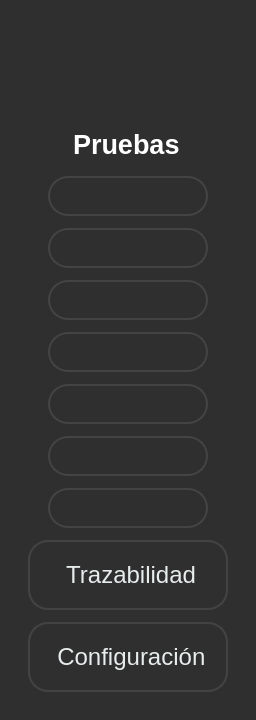
     <widget class="QWidget" name="sidebar" native="true">
      <property name="minimumSize">
       <size>
        <width>256</width>
        <height>720</height>
       </size>
      </property>
      <property name="maximumSize">
       <size>
        <width>256</width>
        <height>768</height>
       </size>
      </property>
      <property name="styleSheet">
       <string notr="true">QWidget{
background-color: rgb(47, 47, 47);

}



QPushButton {
	color: rgb(231, 236, 237);
	background-color: rgb(47, 47, 47);

     border: 2px solid rgb(67, 67, 67); /* Borde para el QStackedWidget */
    border-radius: 20px; /* Bordes redondeados solo para el QStackedWidget */
    padding: 5px; /* Opcional: agrega espacio interno */
}</string>
      </property>
      <layout class="QVBoxLayout" name="verticalLayout">
       <item>
        <layout class="QHBoxLayout" name="horizontalLayout_9">
         <item>
          <spacer name="horizontalSpacer">
           <property name="orientation">
            <enum>Qt::Horizontal</enum>
           </property>
           <property name="sizeType">
            <enum>QSizePolicy::Fixed</enum>
           </property>
           <property name="sizeHint" stdset="0">
            <size>
             <width>20</width>
             <height>17</height>
            </size>
           </property>
          </spacer>
         </item>
         <item>
          <widget class="QLabel" name="lblLogo">
           <property name="minimumSize">
            <size>
             <width>190</width>
             <height>70</height>
            </size>
           </property>
           <property name="maximumSize">
            <size>
             <width>190</width>
             <height>80</height>
            </size>
           </property>
           <property name="text">
            <string/>
           </property>
           <property name="pixmap">
            <pixmap resource="../resources/resources.qrc">:/resources/vectorseek.com-Nidec Logo Vector.png</pixmap>
           </property>
           <property name="scaledContents">
            <bool>true</bool>
           </property>
          </widget>
         </item>
         <item>
          <spacer name="horizontalSpacer_2">
           <property name="orientation">
            <enum>Qt::Horizontal</enum>
           </property>
           <property name="sizeType">
            <enum>QSizePolicy::Fixed</enum>
           </property>
           <property name="sizeHint" stdset="0">
            <size>
             <width>21</width>
             <height>17</height>
            </size>
           </property>
          </spacer>
         </item>
        </layout>
       </item>
       <item>
        <spacer name="verticalSpacer">
         <property name="orientation">
          <enum>Qt::Vertical</enum>
         </property>
         <property name="sizeType">
          <enum>QSizePolicy::Fixed</enum>
         </property>
         <property name="sizeHint" stdset="0">
          <size>
           <width>20</width>
           <height>15</height>
          </size>
         </property>
        </spacer>
       </item>
       <item>
        <layout class="QHBoxLayout" name="horizontalLayout">
         <item>
          <spacer name="horizontalSpacer_12">
           <property name="orientation">
            <enum>Qt::Horizontal</enum>
           </property>
           <property name="sizeHint" stdset="0">
            <size>
             <width>40</width>
             <height>20</height>
            </size>
           </property>
          </spacer>
         </item>
         <item>
          <widget class="QLabel" name="label">
           <property name="minimumSize">
            <size>
             <width>110</width>
             <height>30</height>
            </size>
           </property>
           <property name="maximumSize">
            <size>
             <width>120</width>
             <height>40</height>
            </size>
           </property>
           <property name="font">
            <font>
             <pointsize>20</pointsize>
             <weight>75</weight>
             <bold>true</bold>
            </font>
           </property>
           <property name="styleSheet">
            <string notr="true">color: rgb(255, 255, 255);</string>
           </property>
           <property name="text">
            <string>Pruebas</string>
           </property>
          </widget>
         </item>
         <item>
          <spacer name="horizontalSpacer_11">
           <property name="orientation">
            <enum>Qt::Horizontal</enum>
           </property>
           <property name="sizeHint" stdset="0">
            <size>
             <width>40</width>
             <height>20</height>
            </size>
           </property>
          </spacer>
         </item>
        </layout>
       </item>
       <item>
        <layout class="QHBoxLayout" name="horizontalLayout_2">
         <property name="spacing">
          <number>0</number>
         </property>
         <item>
          <spacer name="horizontalSpacer_14">
           <property name="orientation">
            <enum>Qt::Horizontal</enum>
           </property>
           <property name="sizeHint" stdset="0">
            <size>
             <width>40</width>
             <height>20</height>
            </size>
           </property>
          </spacer>
         </item>
         <item>
          <widget class="QPushButton" name="btnPrueba1">
           <property name="minimumSize">
            <size>
             <width>160</width>
             <height>30</height>
            </size>
           </property>
           <property name="maximumSize">
            <size>
             <width>120</width>
             <height>40</height>
            </size>
           </property>
           <property name="font">
            <font>
             <pointsize>20</pointsize>
            </font>
           </property>
           <property name="styleSheet">
            <string notr="true">color: rgb(231, 236, 237);</string>
           </property>
           <property name="text">
            <string/>
           </property>
           <property name="icon">
            <iconset resource="../resources/resources.qrc">
             <normaloff>:/resources/number-1 (1).png</normaloff>:/resources/number-1 (1).png</iconset>
           </property>
           <property name="iconSize">
            <size>
             <width>35</width>
             <height>35</height>
            </size>
           </property>
           <property name="checkable">
            <bool>true</bool>
           </property>
          </widget>
         </item>
         <item>
          <spacer name="horizontalSpacer_13">
           <property name="orientation">
            <enum>Qt::Horizontal</enum>
           </property>
           <property name="sizeHint" stdset="0">
            <size>
             <width>40</width>
             <height>20</height>
            </size>
           </property>
          </spacer>
         </item>
        </layout>
       </item>
       <item>
        <layout class="QHBoxLayout" name="horizontalLayout_3">
         <property name="spacing">
          <number>0</number>
         </property>
         <item>
          <spacer name="horizontalSpacer_15">
           <property name="orientation">
            <enum>Qt::Horizontal</enum>
           </property>
           <property name="sizeHint" stdset="0">
            <size>
             <width>40</width>
             <height>20</height>
            </size>
           </property>
          </spacer>
         </item>
         <item>
          <widget class="QPushButton" name="btnPrueba2">
           <property name="minimumSize">
            <size>
             <width>160</width>
             <height>30</height>
            </size>
           </property>
           <property name="maximumSize">
            <size>
             <width>120</width>
             <height>40</height>
            </size>
           </property>
           <property name="font">
            <font>
             <pointsize>20</pointsize>
            </font>
           </property>
           <property name="styleSheet">
            <string notr="true">color: rgb(231, 236, 237);</string>
           </property>
           <property name="text">
            <string/>
           </property>
           <property name="icon">
            <iconset resource="../resources/resources.qrc">
             <normaloff>:/resources/number-2.png</normaloff>:/resources/number-2.png</iconset>
           </property>
           <property name="iconSize">
            <size>
             <width>35</width>
             <height>35</height>
            </size>
           </property>
           <property name="checkable">
            <bool>true</bool>
           </property>
          </widget>
         </item>
         <item>
          <spacer name="horizontalSpacer_16">
           <property name="orientation">
            <enum>Qt::Horizontal</enum>
           </property>
           <property name="sizeHint" stdset="0">
            <size>
             <width>40</width>
             <height>20</height>
            </size>
           </property>
          </spacer>
         </item>
        </layout>
       </item>
       <item>
        <layout class="QHBoxLayout" name="horizontalLayout_4">
         <property name="spacing">
          <number>0</number>
         </property>
         <item>
          <spacer name="horizontalSpacer_18">
           <property name="orientation">
            <enum>Qt::Horizontal</enum>
           </property>
           <property name="sizeHint" stdset="0">
            <size>
             <width>40</width>
             <height>20</height>
            </size>
           </property>
          </spacer>
         </item>
         <item>
          <widget class="QPushButton" name="btnPrueba3">
           <property name="minimumSize">
            <size>
             <width>160</width>
             <height>30</height>
            </size>
           </property>
           <property name="maximumSize">
            <size>
             <width>120</width>
             <height>40</height>
            </size>
           </property>
           <property name="font">
            <font>
             <pointsize>20</pointsize>
            </font>
           </property>
           <property name="styleSheet">
            <string notr="true">color: rgb(231, 236, 237);</string>
           </property>
           <property name="text">
            <string/>
           </property>
           <property name="icon">
            <iconset resource="../resources/resources.qrc">
             <normaloff>:/resources/number-3.png</normaloff>:/resources/number-3.png</iconset>
           </property>
           <property name="iconSize">
            <size>
             <width>35</width>
             <height>35</height>
            </size>
           </property>
           <property name="checkable">
            <bool>true</bool>
           </property>
          </widget>
         </item>
         <item>
          <spacer name="horizontalSpacer_17">
           <property name="orientation">
            <enum>Qt::Horizontal</enum>
           </property>
           <property name="sizeHint" stdset="0">
            <size>
             <width>40</width>
             <height>20</height>
            </size>
           </property>
          </spacer>
         </item>
        </layout>
       </item>
       <item>
        <layout class="QHBoxLayout" name="horizontalLayout_5">
         <property name="spacing">
          <number>0</number>
         </property>
         <item>
          <spacer name="horizontalSpacer_19">
           <property name="orientation">
            <enum>Qt::Horizontal</enum>
           </property>
           <property name="sizeHint" stdset="0">
            <size>
             <width>40</width>
             <height>20</height>
            </size>
           </property>
          </spacer>
         </item>
         <item>
          <widget class="QPushButton" name="btnPrueba4">
           <property name="minimumSize">
            <size>
             <width>160</width>
             <height>30</height>
            </size>
           </property>
           <property name="maximumSize">
            <size>
             <width>120</width>
             <height>40</height>
            </size>
           </property>
           <property name="font">
            <font>
             <pointsize>20</pointsize>
            </font>
           </property>
           <property name="styleSheet">
            <string notr="true">color: rgb(231, 236, 237);</string>
           </property>
           <property name="text">
            <string/>
           </property>
           <property name="icon">
            <iconset resource="../resources/resources.qrc">
             <normaloff>:/resources/number-4.png</normaloff>:/resources/number-4.png</iconset>
           </property>
           <property name="iconSize">
            <size>
             <width>35</width>
             <height>35</height>
            </size>
           </property>
           <property name="checkable">
            <bool>true</bool>
           </property>
          </widget>
         </item>
         <item>
          <spacer name="horizontalSpacer_20">
           <property name="orientation">
            <enum>Qt::Horizontal</enum>
           </property>
           <property name="sizeHint" stdset="0">
            <size>
             <width>40</width>
             <height>20</height>
            </size>
           </property>
          </spacer>
         </item>
        </layout>
       </item>
       <item>
        <layout class="QHBoxLayout" name="horizontalLayout_6">
         <property name="spacing">
          <number>0</number>
         </property>
         <item>
          <spacer name="horizontalSpacer_22">
           <property name="orientation">
            <enum>Qt::Horizontal</enum>
           </property>
           <property name="sizeHint" stdset="0">
            <size>
             <width>40</width>
             <height>20</height>
            </size>
           </property>
          </spacer>
         </item>
         <item>
          <widget class="QPushButton" name="btnPrueba5">
           <property name="minimumSize">
            <size>
             <width>160</width>
             <height>30</height>
            </size>
           </property>
           <property name="maximumSize">
            <size>
             <width>120</width>
             <height>40</height>
            </size>
           </property>
           <property name="font">
            <font>
             <pointsize>20</pointsize>
            </font>
           </property>
           <property name="styleSheet">
            <string notr="true">color: rgb(231, 236, 237);</string>
           </property>
           <property name="text">
            <string/>
           </property>
           <property name="icon">
            <iconset resource="../resources/resources.qrc">
             <normaloff>:/resources/number-5.png</normaloff>:/resources/number-5.png</iconset>
           </property>
           <property name="iconSize">
            <size>
             <width>35</width>
             <height>35</height>
            </size>
           </property>
           <property name="checkable">
            <bool>true</bool>
           </property>
          </widget>
         </item>
         <item>
          <spacer name="horizontalSpacer_21">
           <property name="orientation">
            <enum>Qt::Horizontal</enum>
           </property>
           <property name="sizeHint" stdset="0">
            <size>
             <width>40</width>
             <height>20</height>
            </size>
           </property>
          </spacer>
         </item>
        </layout>
       </item>
       <item>
        <layout class="QHBoxLayout" name="horizontalLayout_7">
         <property name="spacing">
          <number>0</number>
         </property>
         <item>
          <spacer name="horizontalSpacer_23">
           <property name="orientation">
            <enum>Qt::Horizontal</enum>
           </property>
           <property name="sizeHint" stdset="0">
            <size>
             <width>40</width>
             <height>20</height>
            </size>
           </property>
          </spacer>
         </item>
         <item>
          <widget class="QPushButton" name="btnPrueba6">
           <property name="minimumSize">
            <size>
             <width>160</width>
             <height>30</height>
            </size>
           </property>
           <property name="maximumSize">
            <size>
             <width>120</width>
             <height>40</height>
            </size>
           </property>
           <property name="font">
            <font>
             <pointsize>20</pointsize>
            </font>
           </property>
           <property name="styleSheet">
            <string notr="true">color: rgb(231, 236, 237);</string>
           </property>
           <property name="text">
            <string/>
           </property>
           <property name="icon">
            <iconset resource="../resources/resources.qrc">
             <normaloff>:/resources/number-6.png</normaloff>:/resources/number-6.png</iconset>
           </property>
           <property name="iconSize">
            <size>
             <width>35</width>
             <height>35</height>
            </size>
           </property>
           <property name="checkable">
            <bool>true</bool>
           </property>
          </widget>
         </item>
         <item>
          <spacer name="horizontalSpacer_24">
           <property name="orientation">
            <enum>Qt::Horizontal</enum>
           </property>
           <property name="sizeHint" stdset="0">
            <size>
             <width>40</width>
             <height>20</height>
            </size>
           </property>
          </spacer>
         </item>
        </layout>
       </item>
       <item>
        <layout class="QHBoxLayout" name="horizontalLayout_8">
         <property name="spacing">
          <number>0</number>
         </property>
         <item>
          <spacer name="horizontalSpacer_26">
           <property name="orientation">
            <enum>Qt::Horizontal</enum>
           </property>
           <property name="sizeHint" stdset="0">
            <size>
             <width>40</width>
             <height>20</height>
            </size>
           </property>
          </spacer>
         </item>
         <item>
          <widget class="QPushButton" name="btnResultados">
           <property name="minimumSize">
            <size>
             <width>160</width>
             <height>30</height>
            </size>
           </property>
           <property name="maximumSize">
            <size>
             <width>120</width>
             <height>40</height>
            </size>
           </property>
           <property name="font">
            <font>
             <pointsize>20</pointsize>
            </font>
           </property>
           <property name="styleSheet">
            <string notr="true">color: rgb(231, 236, 237);</string>
           </property>
           <property name="text">
            <string/>
           </property>
           <property name="icon">
            <iconset resource="../resources/resources.qrc">
             <normaloff>:/resources/clipboard.png</normaloff>:/resources/clipboard.png</iconset>
           </property>
           <property name="iconSize">
            <size>
             <width>32</width>
             <height>32</height>
            </size>
           </property>
           <property name="checkable">
            <bool>true</bool>
           </property>
          </widget>
         </item>
         <item>
          <spacer name="horizontalSpacer_25">
           <property name="orientation">
            <enum>Qt::Horizontal</enum>
           </property>
           <property name="sizeHint" stdset="0">
            <size>
             <width>40</width>
             <height>20</height>
            </size>
           </property>
          </spacer>
         </item>
        </layout>
       </item>
       <item>
        <layout class="QHBoxLayout" name="layoutbtnTrazabilidad">
         <property name="spacing">
          <number>0</number>
         </property>
         <item>
          <spacer name="horizontalSpacer_6">
           <property name="orientation">
            <enum>Qt::Horizontal</enum>
           </property>
           <property name="sizeHint" stdset="0">
            <size>
             <width>18</width>
             <height>20</height>
            </size>
           </property>
          </spacer>
         </item>
         <item>
          <widget class="QPushButton" name="btnTrazabilidad">
           <property name="minimumSize">
            <size>
             <width>200</width>
             <height>60</height>
            </size>
           </property>
           <property name="maximumSize">
            <size>
             <width>220</width>
             <height>70</height>
            </size>
           </property>
           <property name="font">
            <font>
             <pointsize>18</pointsize>
            </font>
           </property>
           <property name="styleSheet">
            <string notr="true">color: rgb(231, 236, 237);</string>
           </property>
           <property name="text">
            <string> Trazabilidad</string>
           </property>
           <property name="icon">
            <iconset resource="../resources/resources.qrc">
             <normaloff>:/resources/document.png</normaloff>:/resources/document.png</iconset>
           </property>
           <property name="iconSize">
            <size>
             <width>32</width>
             <height>32</height>
            </size>
           </property>
           <property name="checkable">
            <bool>true</bool>
           </property>
          </widget>
         </item>
         <item>
          <spacer name="horizontalSpacer_5">
           <property name="orientation">
            <enum>Qt::Horizontal</enum>
           </property>
           <property name="sizeHint" stdset="0">
            <size>
             <width>18</width>
             <height>20</height>
            </size>
           </property>
          </spacer>
         </item>
        </layout>
       </item>
       <item>
        <layout class="QHBoxLayout" name="layoutbtnConfiguracion">
         <property name="spacing">
          <number>0</number>
         </property>
         <item>
          <spacer name="horizontalSpacer_4">
           <property name="orientation">
            <enum>Qt::Horizontal</enum>
           </property>
           <property name="sizeHint" stdset="0">
            <size>
             <width>18</width>
             <height>20</height>
            </size>
           </property>
          </spacer>
         </item>
         <item>
          <widget class="QPushButton" name="btnConfiguracion">
           <property name="minimumSize">
            <size>
             <width>200</width>
             <height>60</height>
            </size>
           </property>
           <property name="maximumSize">
            <size>
             <width>220</width>
             <height>70</height>
            </size>
           </property>
           <property name="font">
            <font>
             <pointsize>18</pointsize>
            </font>
           </property>
           <property name="styleSheet">
            <string notr="true">color: rgb(231, 236, 237);</string>
           </property>
           <property name="text">
            <string> Configuración</string>
           </property>
           <property name="icon">
            <iconset resource="../resources/resources.qrc">
             <normaloff>:/resources/cogwheel.png</normaloff>:/resources/cogwheel.png</iconset>
           </property>
           <property name="iconSize">
            <size>
             <width>32</width>
             <height>32</height>
            </size>
           </property>
           <property name="checkable">
            <bool>true</bool>
           </property>
          </widget>
         </item>
         <item>
          <spacer name="horizontalSpacer_3">
           <property name="orientation">
            <enum>Qt::Horizontal</enum>
           </property>
           <property name="sizeHint" stdset="0">
            <size>
             <width>18</width>
             <height>20</height>
            </size>
           </property>
          </spacer>
         </item>
        </layout>
       </item>
      </layout>
     </widget>
